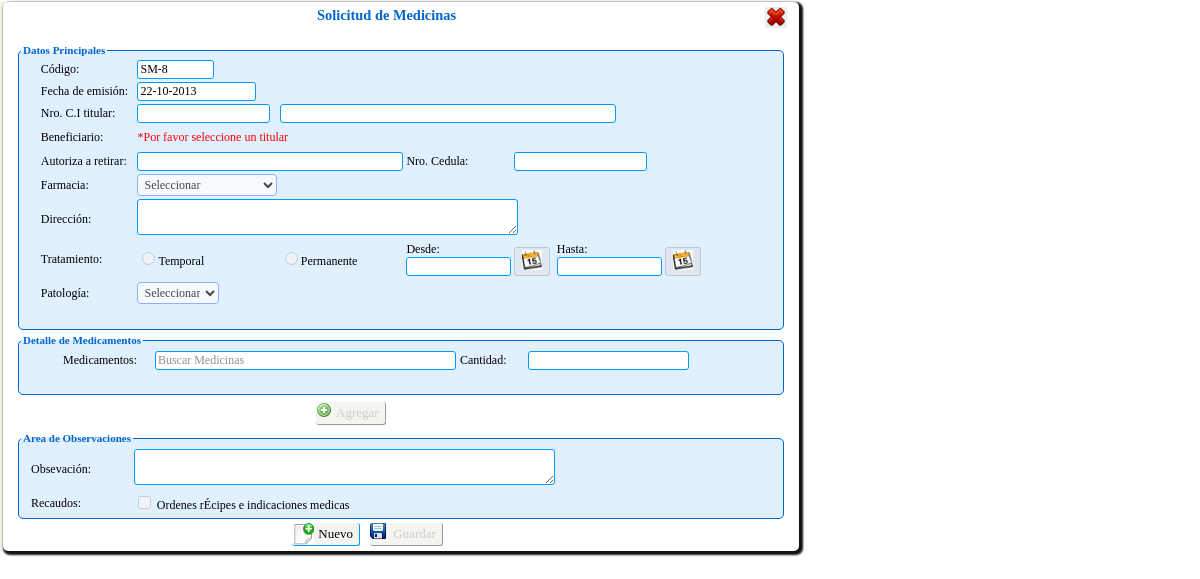
Page /persona/Php/transacciones/solicitud_medicinas/solicitud_medicina.php (signed in) on the committed database.
### tables this page shows
CREATE TABLE IF NOT EXISTS `tsolicitud_servicio` (
  `id_solicitud` int(11) NOT NULL,
  `id_solicitud_reembolso` int(11) NOT NULL,
  `cod_hoja` char(7) NOT NULL,
  `id_titular` int(11) NOT NULL,
  `id_beneficiario` int(11) NOT NULL,
  `tipo_beneficiario` char(1) NOT NULL,
  `id_servicio` int(11) NOT NULL,
  `id_patologia` int(11) NOT NULL,
  `autorizado` varchar(50) DEFAULT NULL,
  `ced_autorizado` int(12) DEFAULT NULL,
  `tratamiento` char(1) DEFAULT NULL,
  `fecha_ini` date DEFAULT NULL,
  `fecha_fin` date DEFAULT NULL,
  `fecha` date NOT NULL,
  `diagnostico` varchar(150) NOT NULL,
  `observacion` varchar(150) DEFAULT NULL,
  `id_medico` int(11) DEFAULT NULL,
  `id_proveedor` int(11) DEFAULT NULL,
  `hora` varchar(20) NOT NULL,
  `estatus` char(1) NOT NULL,
  `motivo_eliminacion` varchar(500) DEFAULT NULL,
  KEY `id_titular` (`id_titular`),
  KEY `id_beneficiario` (`id_beneficiario`),
  KEY `id_servicio` (`id_servicio`),
  KEY `id_medico` (`id_medico`),
  KEY `id_proveedor` (`id_proveedor`),
  KEY `id_patologia` (`id_patologia`),
  KEY `id_solicitud` (`id_solicitud`)
);

CREATE TABLE IF NOT EXISTS `trecaudo` (
  `id_recaudo` int(11) NOT NULL AUTO_INCREMENT,
  `descripcion` varchar(50) NOT NULL,
  `tipo` varchar(50) NOT NULL,
  `estatus` char(1) NOT NULL,
  PRIMARY KEY (`id_recaudo`)
);

### persona/Clases/clase_solicitud_medicina.php (called while the page is built, shortened)
<?php
include_once("clase_mysql.php");
class sMedicina extends conectaBDMy{
    public function buscaUltimoID(){
       $sql="SELECT * FROM tsolicitud_servicio ORDER BY id_solicitud DESC LIMIT 1";
		return ($cursor= parent::ejecuta_sql($sql));
    }
    public function sig_tupla( $registro )
	{
		return( parent::proxima_tupla( $registro ) );
	}
}
?>

### persona/Clases/clase_mysql.php (called while the page is built, shortened)
<?PHP
class conectaBDMy
{
	private $servidor;
	private $usuario;
	private $password;
	private $conexion;
	function conectaBDMy()
	{
		$this->servidor="localhost";
		$this->usuario="root";
		$this->password="iutep";
		$this->basedatos="bdsas";
	}
	function abrir_BD()
	{
		if ( !($enlace= @mysql_connect( $this->servidor, $this->usuario, $this->password ) ) )
		{
		header("Location: ../html/Error_bd.html");
		}
		$this->conexion=$enlace;
		return true;
	}
	function ejecuta_sql( $query )
	{
		if ( $this->abrir_BD() )
	     return ( mysql_query($query,$this->conexion ) );
	else
	     return null;
	}
  function proxima_tupla($cursor)
  {
	return mysql_fetch_array($cursor);
  }
}
?>

### persona/Clases/clase_recaudo.php (called while the page is built, shortened)
<?php
include_once("clase_mysql.php");
class recaudos extends conectaBDMy{
	private $tipoRecaudo;
    public function recaudos(){
		$this->tipoRecaudo="";
	}
 	public function setTiporecaudo($Valor){
        $this->tipoRecaudo = mb_strtoupper(trim($Valor), "utf-8");
    }
	function lista_recaudo()
	{
		$c=0;
		$sql="SELECT * FROM trecaudo where estatus='1' and tipo='$this->tipoRecaudo' order by id_recaudo";
		 $cursor=parent::ejecuta_sql($sql);
		 if($row= parent::proxima_tupla($cursor))
		 {
			 DO
			 {
				$fila[$c][1]=$row["id_recaudo"];
				$fila[$c][2]=ucfirst(strtolower($row["descripcion"]));
				$fila[$c][3]=$row["tipo"];
				$c++;
			 }WHILE($row= parent::proxima_tupla($cursor));
		 }
		if ( $fila>0 )
			return $fila;
		else
			return -1;
	}
}
?>

### persona/Clases/clase_proveedor.php (called while the page is built, shortened)
<?php
include_once("clase_mysql.php");
class proveedor extends conectaBDMy{
function lista_proveedor_medicinas()
	{
		$c=0;
		$sql="select a.id_proveedor,a.nombre, b.id_servicio
			from tproveedor as a, tdetalle_servicio as b
			where a.id_proveedor=b.id_proveedor and a.estatus='1' and b.id_servicio='1'
			order by a.nombre";
		 $cursor=parent::ejecuta_sql($sql);
		 if($row= parent::proxima_tupla($cursor))
		 {
			 DO
			 {
				$fila[$c][1]=$row["id_proveedor"];
				$fila[$c][2]=$row["nombre"];
				$c++;
			 }WHILE($row= parent::proxima_tupla($cursor));
		 }
		if ( $fila>0 )
			return $fila;
		else
			return -1;
	}
}
?>

### persona/Clases/clase_patologia.php (called while the page is built, shortened)
<?php
include_once("clase_mysql.php");
class patologia extends conectaBDMy{
	function lista_patologia()
	{
		$c=0;
		$sql="select * from tpatologia where estatus='1' order by nombre";
		 $cursor=parent::ejecuta_sql($sql);
		 if($row= parent::proxima_tupla($cursor))
		 {
			 DO
			 {
				$fila[$c][1]=$row["id_patologia"];
				$fila[$c][2]=$row["nombre"];
				$c++;
			 }WHILE($row= parent::proxima_tupla($cursor));
		 }
		if ( $fila>0 )
			return $fila;
		else
			return -1;
	}
}
?>

### persona/Php/transacciones/solicitud_medicinas/solicitud_medicina.php (the view, shortened to what this page needs)
<?php
include_once("../../../Clases/clase_solicitud_medicina.php");
$sMedicina= new sMedicina();
$res=$sMedicina->buscaUltimoID();
$res=$sMedicina->sig_tupla($res);
$compl='SM-';
$idSolicitud='0';
if($res){
	$idSolicitud=$res['id_solicitud']+1;
}else{
	$idSolicitud='1';
}
?><!DOCTYPE HTML>
<html lang="es">
<head>
<link rel="stylesheet" type="text/css" href="../../../Css/estilo2.css" />
<link rel="stylesheet" type="text/css" href="../../../Css/estilos.css" />
<link rel="stylesheet" type="text/css" href="../../../Css/jscal2.css" />
<link type="text/css" rel="stylesheet" href="jquery/themes/base/jquery.ui.theme.css" />
<link type="text/css" rel="stylesheet" href="jquery/themes/base/jquery.ui.autocomplete.css" />
<link href="../../../JavaScript/jquery.alerts.css" rel="stylesheet" type="text/css" />
</head>
<body>
<div id="cuerpo">
<form action="" method="POST" id="form_solicitud_medicina" name="form_solicitud_medicina">
<table width="779" height="25" border="0" cellpadding="0" cellspacing="0">
    <tr>
      <td width="757"> <h1>Solicitud de Medicinas</h1></td>
      <td width="22" valign="top"><input name="cancelar" type="button" id="cancelar" class='btn_cancelar_act_img'   onclick="location.href='../../../../html/blanco2.html'"title="Salir"/></td>
    </tr>
  </table>
  <fieldset>
  <legend align="left">Datos Principales</legend>
    <table width="757" border="0" cellpadding="1" cellspacing="1">
    <tr>
      <td>&nbsp;</td>
      <td>Código:</td>
      <td><input name="fecha2" id="fecha2" type="text" size="8" readonly value="<?php echo $compl.''.$idSolicitud; ?>"/></td>
      <td colspan="5"><input type="hidden" name="codHoja" id="codHoja" value="<?php echo $compl.''.$idSolicitud; ?>"></td>
      </tr>
    <tr>
      <td width="24">&nbsp;</td>
      <td width="118">Fecha de emisión:</td>
      <td width="103"><input name="fecha" id="fecha" type="text" size="14" maxlength="10" value="<?php date_default_timezone_set('America/Caracas'); echo date("d-m-Y"); ?>" readonly /></td>
      <td colspan="5">&nbsp;</td>
      </tr>
    <tr>
      <td>&nbsp;</td>
      <td>Nro. C.I titular:</td>
      <td><input name="cedTitular" type="text" disabled id="cedTitular" title="Ejemplo: 20643089, Si la C.I es menor a ocho (8) dígitos complete con ceros (0) a la izquierda Ejemplo: 08042667" size="16" /></td>
      <td colspan="5"><div id="cap3" ><input name="vacio" type="text" id="box" size="45" readonly title="Nombre del Titular" /></div></td>
      </tr>
    <tr>
      <td>&nbsp;</td>
      <td height="23">Beneficiario:</td>
      <td colspan="6"><div id="cap1" style="color:#FF0000; display:block; width:"200" ">*Por favor seleccione un titular</div></td>
      </tr>
    <tr>
      <td>&nbsp;</td>
      <td>Autoriza a retirar:</td>
      <td colspan="2"><input name="nombAutorizado" type="text" disabled id="nombAutorizado" title="Nombre de la persona autorizada a retirar medicamento" size="35" /></td>
      <td width="83">Nro. Cedula:</td>
      <td colspan="3"><input name="cedAutorizado" type="text" disabled id="cedAutorizado" title="Cedula del Autorizado" size="16" />
        <input name="ope" type="hidden" id="ope" value="iMedicina" hidden="hidden" /></td>
      </tr>
    <tr>
      <td>&nbsp;</td>
      <td>Farmacia:</td>
      <td colspan="6"><select name="organizacion" id="organizacion" disabled="disabled">
              <option value="0" selected="selected" disabled="disabled">Seleccionar </option>
              <?php include_once("../../../Clases/clase_proveedor.php");
				$proveedor=new proveedor();
				$lista=$proveedor->lista_proveedor_medicinas();
			?><option value="<?php echo $lista[$i][1];?>"><?php echo $lista[$i][2];?></option>
            </select></td>
      </tr>
    <tr>
      <td>&nbsp;</td>
      <td>Dirección:</td>
      <td colspan="6"><div id="cap4"><textarea name="direccion" id="direccion" cols="45" rows="2" readonly></textarea></div></td>
      </tr>
    <tr>
      <td>&nbsp;</td>
      <td>Tratamiento:</td>
      <td><input type="radio" name="tratamiento" id="tratamiento1" value="T" disabled="disabled" ><label for="tratamiento1">Temporal</label></td>
      <td width="118"><input type="radio" name="tratamiento" id="tratamiento2" value="P" title="Debe indicar fecha" disabled="disabled"  ><label for="tratamiento2">Permanente</label></td>
      <td>Desde:
        <input name="fecha_ini" id="fecha_ini" type="text" size="12" maxlength="10" readonly title="Fecha de inicio"/></td>
      <td width="42" valign="bottom"><button name="boton_fec_ini" id="boton_fec_ini" class="button" disabled="disabled"  ><img src="../../../Imagen_sistema/calend.png" width="20" height="20" /></button><td width="74">Hasta:
<input name="fecha_fin" id="fecha_fin" type="text" size="12" maxlength="10" readonly title="Fecha de fin"/></td>
      <td width="170" valign="bottom"><button name="boton_fec_fin" id="boton_fec_fin" class="button" disabled="disabled" ><img src="../../../Imagen_sistema/calend.png" width="20" height="20" /></button></tr>
    <tr>
      <td>&nbsp;</td>
      <td height="28">Patología:</td>
      <td colspan="6"><select name="patologia" id="patologia" title="Estudio" disabled="disabled">
        <option value="0" selected="selected" disabled="disabled">Seleccionar </option>
        <?php include_once("../../../Clases/clase_patologia.php");
				$patologia=new patologia();
				$lista=$patologia->lista_patologia();
			?>
      </select></td>
    </tr>
    <tr>
      <td>&nbsp;</td>
      <td>&nbsp;</td>
      <td colspan="6">&nbsp;</td>
    </tr>
    </table>
    </fieldset>
     <fieldset>
      <legend align="left">Detalle de Medicamentos</legend>
     <table width="738" border="0">
    <tr>
      <td width="47">&nbsp;</td>
      <td width="93">Medicamentos:</td>
      <td width="257"><input style="color:#909090" name="medicamento" id="medicamento" disabled="disabled" size="40"  type="text" value="Buscar Medicinas" onfocus = "if(this.value=='Buscar Medicinas') {this.value=''; this.style.color='#000'}" onblur="if(this.value==''){this.value='Buscar Medicinas'; this.style.color='#909090'}" onClick="if(this.value!=''){this.value=''; this.style.color='#000'} "/></td>
      <td width="70">Cantidad:</td>
      <td width="159">
        <input name="cantidad" type="text" disabled="disabled" id="cantidad" size="20"  />
       </td>
      <td width="86">&nbsp;</td>
    </tr>
     <tr>
       <td>&nbsp;</td>
       <td>&nbsp;</td>
       <td>&nbsp;</td>
       <td>&nbsp;</td>
       <td>&nbsp;</td>
       <td>&nbsp;</td>
     </tr>
  </table></fieldset>
  <table  width="747" border="0">
      <tr>
      <td width="296">&nbsp;</td>
      <td width="96"> <input name="agregar" type="button" id="agregar" value="Agregar"disabled="disabled" title="Agregar un servicio"class='btn_guardar_desact btn_guardar_act_img3'  onclick="if(!crear(this)){return false;}" />
      </td>
      <td width="341">&nbsp;</td>
      </tr>
      <tr>
       <td colspan="4"></td>
      </tr>
  </table>
  <fieldset>
    <legend align="left">Area de Observaciones</legend>
    <table width="739" border="0">
    <tr>
      <td width="2">&nbsp;</td>
      <td width="99" height="24">Obsevación:</td>
      <td width="531"><span>
        <textarea name="observacion" cols="50" rows="2" disabled id="observacion" ></textarea>
      </span></td>
      <td width="89">&nbsp;</td>
    </tr>
    <tr>
      <td>&nbsp;</td>
      <td>Recaudos:</td>
      <td colspan="2"><?php 	include_once("../../../Clases/clase_recaudo.php");
			$recaudo= new recaudos();
			$recaudo->setTiporecaudo('SOLICITUD DE MÉDICINAS');
			$consul=$recaudo->lista_recaudo();
			for($i=0;$i<count($consul);$i++)
			{
			if($consul[$i][3]=='SOLICITUD DE MÉDICINAS'){
		?>  <input type="checkbox" name="recaudos[]" id="<?php echo $i;?>" value="<?php echo $consul[$i][1];?>" disabled="disabled">
        <?php echo "<label  for='$i'>".$consul[$i][2]."</label>"; ?><br>
        <?php
		}else { echo "<div id='open' style='color:#F00'> Alerta: No se han asignado recaudos por Solicitud de Medicinas. Por favor <a href='#'>click</a></div>";}
		}?></td>
      </tr>
    </table>
   </fieldset>
   <table  width="746" border="0" cellpadding="0" cellspacing="0">
      <tr>
      <td width="357" align="right"><input name="nuevo" type="button" id="nuevo" value="  Nuevo" class='btn_act btn_nuevo_act_img' onclick="limpiar_form(this.form)" title="Pulse para activar campos"/></td>
      <td width="389" ><input name="guardar" type="submit" class='btn_guardar_desact btn_guardar_act_img' id="guardar" disabled="disabled"  value=" Guardar" title="Guardar" onClick="if(!recuados()){return false;}"  /></td>
      </tr>
  </table>
</form>
</div>
</body>
</html>

### persona/Css/estilo2.css (style rules this page uses)
input[type=text] { background-color: #fff; border: 1px double #09F; border-radius: 3px; }
textarea { background-color: #fff; border: 1px double #09F; border-radius: 3px; }

### persona/Css/estilos.css (style rules this page uses)
body { margin: auto; width:100%; min-width:600px; max-width:2000px; background-color:transparent; font:Tahoma, Geneva, sans-serif; }
body, input, select { font-family: "Lucida Sans Unicode"; font-size: 12px; color: #000; border-radius:3px; }
#cuerpo { width:799px; height:100%; padding:0px; background:#F0F8E7; }
h1 { font-size:1.2em; color: #06C; text-align:center; }
h1, h2, p { margin: 0px 0px 20px 0px; }
form { position:relative; padding:5px; margin-top: 2px; margin-left: 3px; margin-bottom:2px; background:#FFF; display:block; box-shadow: 2px 2px 2px 2px #121212; border-radius: 5px; }
form fieldset { width:760px; border:1px solid #06C; padding:2px; margin:auto; margin-bottom:4px; border-radius: 5px; background-color:#E1F0FF; }
form legend { font-family: "Lucida Sans Unicode"; font-weight:bold; font-size:11px; color: #06C; }
select { font-family: "Lucida Sans Unicode"; font-size: 12px; color: #000; background-color:#fff; border-color:#69F; padding: 2px; border-radius:4px; }

### persona/Php/transacciones/solicitud_medicinas/solicitud_medicina.php (style rules this page uses)
.btn_act { height: 23px; background-color: #f5f5f0; border-bottom: 1px solid #09F; border-right:1px solid #09F; border-top:0px; border-left:0px; font-size: 13px; color:black; padding-left: 20px; background-repeat: no-repeat; cursor:hand; cursor:pointer; margin-left:5px; margin-right:5px; outline-width:0px; background-image: url(../../../Imagen_sistema/cancelar.jpg); }
.btn_nuevo_act_img { background-image: url(../../../Imagen_sistema/nuevo.jpg); }
.btn_cancelar_act_img { margin: auto; background-repeat: no-repeat; cursor:hand; cursor:pointer; height: 21px; width: 22px; border: 0px; background-image: url(../../../Imagen_sistema/cancelar.jpg); }
.btn_guardar_act_img { background-image: url(../../../Imagen_sistema/guardar.jpg); }
.btn_guardar_act_img3 { background-image: url(../../../Imagen_sistema/add.png); }
.btn_guardar_desact { height: 23px; background-color: #f5f5f0; border-bottom: 1px solid #999; border-right:1px solid #999; border-top:0px; border-left:0px; font-size: 13px; color:#CCC; padding-left: 20px; background-repeat: no-repeat; cursor:hand; cursor:pointer; margin-left:5px; margin-right:5px; outline-width:0px; }

### rows in the picture
tsolicitud_servicio: fecha2 "SM-8"
trecaudo: i "Ordenes rÉcipes e indicaciones medicas"
